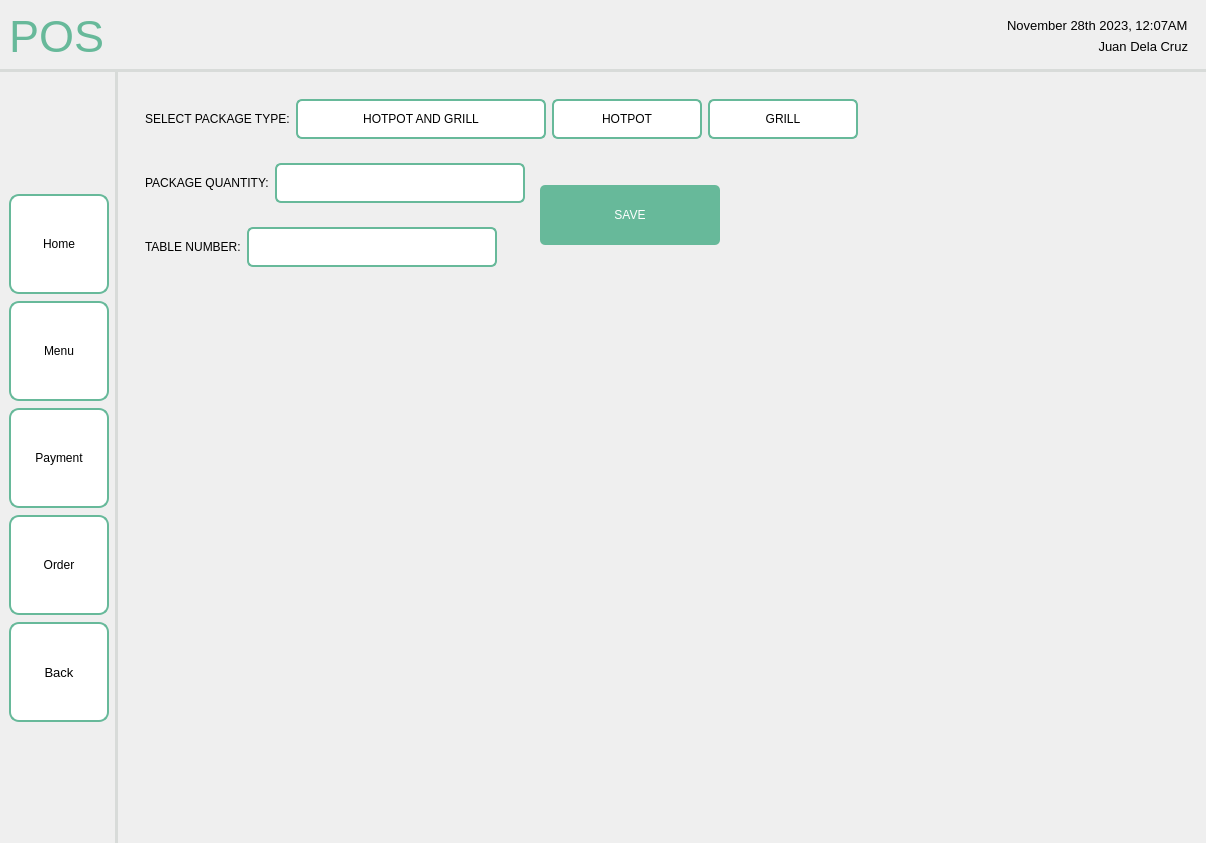
<?xml version="1.0" encoding="UTF-8"?>
<ui version="4.0">
 <class>Form</class>
 <widget class="QWidget" name="Form">
  <property name="geometry">
   <rect>
    <x>0</x>
    <y>0</y>
    <width>1206</width>
    <height>843</height>
   </rect>
  </property>
  <property name="windowTitle">
   <string>Form</string>
  </property>
  <layout class="QHBoxLayout" name="horizontalLayout">
   <property name="leftMargin">
    <number>0</number>
   </property>
   <property name="topMargin">
    <number>0</number>
   </property>
   <property name="rightMargin">
    <number>0</number>
   </property>
   <property name="bottomMargin">
    <number>0</number>
   </property>
   <item>
    <widget class="QFrame" name="frame">
     <property name="sizePolicy">
      <sizepolicy hsizetype="Preferred" vsizetype="Preferred">
       <horstretch>0</horstretch>
       <verstretch>0</verstretch>
      </sizepolicy>
     </property>
     <property name="frameShape">
      <enum>QFrame::NoFrame</enum>
     </property>
     <property name="frameShadow">
      <enum>QFrame::Plain</enum>
     </property>
     <layout class="QGridLayout" name="gridLayout">
      <property name="leftMargin">
       <number>0</number>
      </property>
      <property name="topMargin">
       <number>0</number>
      </property>
      <property name="rightMargin">
       <number>0</number>
      </property>
      <property name="bottomMargin">
       <number>0</number>
      </property>
      <property name="spacing">
       <number>0</number>
      </property>
      <item row="1" column="0">
       <widget class="QWidget" name="navbar" native="true">
        <property name="sizePolicy">
         <sizepolicy hsizetype="Fixed" vsizetype="Preferred">
          <horstretch>0</horstretch>
          <verstretch>0</verstretch>
         </sizepolicy>
        </property>
        <property name="styleSheet">
         <string notr="true">QWidget {
    border-right: 3px solid #D8DBD9;
}
</string>
        </property>
        <layout class="QVBoxLayout" name="verticalLayout_2">
         <property name="spacing">
          <number>7</number>
         </property>
         <item>
          <spacer name="verticalSpacer">
           <property name="orientation">
            <enum>Qt::Vertical</enum>
           </property>
           <property name="sizeHint" stdset="0">
            <size>
             <width>20</width>
             <height>40</height>
            </size>
           </property>
          </spacer>
         </item>
         <item>
          <widget class="QPushButton" name="homeBTN">
           <property name="minimumSize">
            <size>
             <width>100</width>
             <height>100</height>
            </size>
           </property>
           <property name="maximumSize">
            <size>
             <width>100</width>
             <height>100</height>
            </size>
           </property>
           <property name="styleSheet">
            <string notr="true">QPushButton {
    background-color: white;
    border: 2px solid #67B99A;
    color: black;
    padding: 8px 16px;
    border-radius: 10px;
}

QPushButton:hover {
    border: 2px solid #4D926D;
}

QPushButton:pressed {
	background-color: #F0F0F0;
	border: 2px solid #265C42;
}</string>
           </property>
           <property name="text">
            <string>Home</string>
           </property>
          </widget>
         </item>
         <item>
          <widget class="QPushButton" name="menuBTN">
           <property name="minimumSize">
            <size>
             <width>100</width>
             <height>100</height>
            </size>
           </property>
           <property name="maximumSize">
            <size>
             <width>100</width>
             <height>100</height>
            </size>
           </property>
           <property name="styleSheet">
            <string notr="true">QPushButton {
    background-color: white;
    border: 2px solid #67B99A;
    color: black;
    padding: 8px 16px;
    border-radius: 10px;
}

QPushButton:hover {
    border: 2px solid #4D926D;
}

QPushButton:pressed {
	background-color: #F0F0F0;
	border: 2px solid #265C42;
}</string>
           </property>
           <property name="text">
            <string>Menu</string>
           </property>
          </widget>
         </item>
         <item>
          <widget class="QPushButton" name="paymentBTN">
           <property name="minimumSize">
            <size>
             <width>100</width>
             <height>100</height>
            </size>
           </property>
           <property name="maximumSize">
            <size>
             <width>100</width>
             <height>100</height>
            </size>
           </property>
           <property name="styleSheet">
            <string notr="true">QPushButton {
    background-color: white;
    border: 2px solid #67B99A;
    color: black;
    padding: 8px 16px;
    border-radius: 10px;
}

QPushButton:hover {
    border: 2px solid #4D926D;
}

QPushButton:pressed {
	background-color: #F0F0F0;
	border: 2px solid #265C42;
}</string>
           </property>
           <property name="text">
            <string>Payment</string>
           </property>
          </widget>
         </item>
         <item>
          <widget class="QPushButton" name="orderBTN">
           <property name="minimumSize">
            <size>
             <width>100</width>
             <height>100</height>
            </size>
           </property>
           <property name="maximumSize">
            <size>
             <width>100</width>
             <height>100</height>
            </size>
           </property>
           <property name="styleSheet">
            <string notr="true">QPushButton {
    background-color: white;
    border: 2px solid #67B99A;
    color: black;
    padding: 8px 16px;
    border-radius: 10px;
}

QPushButton:hover {
    border: 2px solid #4D926D;
}

QPushButton:pressed {
	background-color: #F0F0F0;
	border: 2px solid #265C42;
}</string>
           </property>
           <property name="text">
            <string>Order</string>
           </property>
          </widget>
         </item>
         <item>
          <widget class="QPushButton" name="backBTN">
           <property name="sizePolicy">
            <sizepolicy hsizetype="Fixed" vsizetype="Fixed">
             <horstretch>0</horstretch>
             <verstretch>0</verstretch>
            </sizepolicy>
           </property>
           <property name="minimumSize">
            <size>
             <width>100</width>
             <height>100</height>
            </size>
           </property>
           <property name="maximumSize">
            <size>
             <width>100</width>
             <height>100</height>
            </size>
           </property>
           <property name="font">
            <font>
             <pointsize>10</pointsize>
            </font>
           </property>
           <property name="styleSheet">
            <string notr="true">QPushButton {
    background-color: white;
    border: 2px solid #67B99A;
    color: black;
    padding: 8px 16px;
    border-radius: 10px;
}

QPushButton:hover {
    border: 2px solid #4D926D;
}

QPushButton:pressed {
	background-color: #F0F0F0;
	border: 2px solid #265C42;
}</string>
           </property>
           <property name="text">
            <string>Back</string>
           </property>
           <property name="icon">
            <iconset resource="../../../../assets/resourceFile.qrc">
             <normaloff>:/logos/Icons/entypo_back.png</normaloff>:/logos/Icons/entypo_back.png</iconset>
           </property>
           <property name="autoRepeat">
            <bool>false</bool>
           </property>
          </widget>
         </item>
         <item>
          <spacer name="verticalSpacer_3">
           <property name="orientation">
            <enum>Qt::Vertical</enum>
           </property>
           <property name="sizeHint" stdset="0">
            <size>
             <width>20</width>
             <height>40</height>
            </size>
           </property>
          </spacer>
         </item>
        </layout>
       </widget>
      </item>
      <item row="0" column="0" colspan="2">
       <widget class="QWidget" name="header" native="true">
        <property name="styleSheet">
         <string notr="true">QWidget {
    border-bottom: 3px solid #D8DBD9; 
}
</string>
        </property>
        <layout class="QHBoxLayout" name="horizontalLayout_2">
         <item>
          <widget class="QLabel" name="label">
           <property name="font">
            <font>
             <pointsize>-1</pointsize>
            </font>
           </property>
           <property name="layoutDirection">
            <enum>Qt::LeftToRight</enum>
           </property>
           <property name="styleSheet">
            <string notr="true">QLabel {
    color: #67B99A;
    font-size: 45px;
}</string>
           </property>
           <property name="text">
            <string>POS</string>
           </property>
           <property name="scaledContents">
            <bool>false</bool>
           </property>
          </widget>
         </item>
         <item>
          <spacer name="horizontalSpacer">
           <property name="orientation">
            <enum>Qt::Horizontal</enum>
           </property>
           <property name="sizeHint" stdset="0">
            <size>
             <width>40</width>
             <height>20</height>
            </size>
           </property>
          </spacer>
         </item>
         <item>
          <widget class="QFrame" name="frame_2">
           <layout class="QVBoxLayout" name="verticalLayout">
            <item>
             <widget class="QLabel" name="date">
              <property name="font">
               <font>
                <pointsize>10</pointsize>
               </font>
              </property>
              <property name="styleSheet">
               <string notr="true">QLabel {
    color: black;
}</string>
              </property>
              <property name="text">
               <string>November 28th 2023, 12:07AM</string>
              </property>
             </widget>
            </item>
            <item>
             <widget class="QLabel" name="time">
              <property name="font">
               <font>
                <pointsize>10</pointsize>
               </font>
              </property>
              <property name="styleSheet">
               <string notr="true">QLabel {
    color: black;
}</string>
              </property>
              <property name="text">
               <string>Juan Dela Cruz</string>
              </property>
              <property name="alignment">
               <set>Qt::AlignRight|Qt::AlignTrailing|Qt::AlignVCenter</set>
              </property>
             </widget>
            </item>
           </layout>
          </widget>
         </item>
        </layout>
       </widget>
      </item>
      <item row="1" column="1">
       <widget class="QFrame" name="holder">
        <layout class="QHBoxLayout" name="horizontalLayout_3">
         <property name="rightMargin">
          <number>0</number>
         </property>
         <item>
          <widget class="QWidget" name="rightContent" native="true">
           <layout class="QVBoxLayout" name="verticalLayout_3">
            <item>
             <widget class="QWidget" name="packageType" native="true">
              <property name="sizePolicy">
               <sizepolicy hsizetype="Fixed" vsizetype="Fixed">
                <horstretch>0</horstretch>
                <verstretch>0</verstretch>
               </sizepolicy>
              </property>
              <layout class="QHBoxLayout" name="horizontalLayout_4">
               <item>
                <widget class="QLabel" name="selectLBL">
                 <property name="sizePolicy">
                  <sizepolicy hsizetype="Fixed" vsizetype="Fixed">
                   <horstretch>0</horstretch>
                   <verstretch>0</verstretch>
                  </sizepolicy>
                 </property>
                 <property name="text">
                  <string>SELECT PACKAGE TYPE:</string>
                 </property>
                </widget>
               </item>
               <item>
                <widget class="QPushButton" name="comboPackageBTN">
                 <property name="sizePolicy">
                  <sizepolicy hsizetype="Fixed" vsizetype="Fixed">
                   <horstretch>0</horstretch>
                   <verstretch>0</verstretch>
                  </sizepolicy>
                 </property>
                 <property name="minimumSize">
                  <size>
                   <width>250</width>
                   <height>40</height>
                  </size>
                 </property>
                 <property name="maximumSize">
                  <size>
                   <width>250</width>
                   <height>60</height>
                  </size>
                 </property>
                 <property name="styleSheet">
                  <string notr="true">QPushButton {
    padding: 5px;
    border: 2px solid #67B99A;
    border-radius: 6px;
    background-color: #FFFFFF;
    selection-background-color: darkgray;
}</string>
                 </property>
                 <property name="text">
                  <string>HOTPOT AND GRILL</string>
                 </property>
                </widget>
               </item>
               <item>
                <widget class="QPushButton" name="hotpotBTN">
                 <property name="minimumSize">
                  <size>
                   <width>150</width>
                   <height>40</height>
                  </size>
                 </property>
                 <property name="maximumSize">
                  <size>
                   <width>100</width>
                   <height>40</height>
                  </size>
                 </property>
                 <property name="styleSheet">
                  <string notr="true">QPushButton {
    padding: 5px;
    border: 2px solid #67B99A;
    border-radius: 6px;
    background-color: #FFFFFF;
    selection-background-color: darkgray;
}</string>
                 </property>
                 <property name="text">
                  <string>HOTPOT</string>
                 </property>
                </widget>
               </item>
               <item>
                <widget class="QPushButton" name="grillBTN">
                 <property name="sizePolicy">
                  <sizepolicy hsizetype="Minimum" vsizetype="Fixed">
                   <horstretch>100</horstretch>
                   <verstretch>40</verstretch>
                  </sizepolicy>
                 </property>
                 <property name="minimumSize">
                  <size>
                   <width>150</width>
                   <height>40</height>
                  </size>
                 </property>
                 <property name="styleSheet">
                  <string notr="true">QPushButton {
    padding: 5px;
    border: 2px solid #67B99A;
    border-radius: 6px;
    background-color: #FFFFFF;
    selection-background-color: darkgray;
}</string>
                 </property>
                 <property name="text">
                  <string>GRILL</string>
                 </property>
                </widget>
               </item>
              </layout>
             </widget>
            </item>
            <item>
             <widget class="QFrame" name="otherInfo">
              <property name="sizePolicy">
               <sizepolicy hsizetype="Fixed" vsizetype="Fixed">
                <horstretch>0</horstretch>
                <verstretch>0</verstretch>
               </sizepolicy>
              </property>
              <layout class="QHBoxLayout" name="horizontalLayout_13">
               <property name="leftMargin">
                <number>0</number>
               </property>
               <property name="topMargin">
                <number>0</number>
               </property>
               <property name="rightMargin">
                <number>0</number>
               </property>
               <property name="bottomMargin">
                <number>0</number>
               </property>
               <item>
                <widget class="QWidget" name="leftInfo" native="true">
                 <layout class="QVBoxLayout" name="verticalLayout_4">
                  <property name="leftMargin">
                   <number>0</number>
                  </property>
                  <property name="topMargin">
                   <number>0</number>
                  </property>
                  <property name="rightMargin">
                   <number>0</number>
                  </property>
                  <property name="bottomMargin">
                   <number>0</number>
                  </property>
                  <item>
                   <widget class="QWidget" name="packageWidget" native="true">
                    <property name="sizePolicy">
                     <sizepolicy hsizetype="Fixed" vsizetype="Fixed">
                      <horstretch>0</horstretch>
                      <verstretch>0</verstretch>
                     </sizepolicy>
                    </property>
                    <layout class="QHBoxLayout" name="horizontalLayout_11">
                     <item>
                      <widget class="QLabel" name="packageLBL">
                       <property name="text">
                        <string>PACKAGE QUANTITY:</string>
                       </property>
                      </widget>
                     </item>
                     <item>
                      <widget class="QLineEdit" name="packageFIELD">
                       <property name="minimumSize">
                        <size>
                         <width>250</width>
                         <height>40</height>
                        </size>
                       </property>
                       <property name="maximumSize">
                        <size>
                         <width>250</width>
                         <height>40</height>
                        </size>
                       </property>
                       <property name="styleSheet">
                        <string notr="true">QLineEdit {
    padding: 5px;
    border: 2px solid #67B99A;
    border-radius: 6px;
    background-color: #FFFFFF;
    selection-background-color: darkgray;
}</string>
                       </property>
                      </widget>
                     </item>
                    </layout>
                   </widget>
                  </item>
                  <item>
                   <widget class="QWidget" name="tableWidget" native="true">
                    <property name="sizePolicy">
                     <sizepolicy hsizetype="Fixed" vsizetype="Fixed">
                      <horstretch>0</horstretch>
                      <verstretch>0</verstretch>
                     </sizepolicy>
                    </property>
                    <layout class="QHBoxLayout" name="horizontalLayout_12">
                     <item>
                      <widget class="QLabel" name="tablenumLBL">
                       <property name="sizePolicy">
                        <sizepolicy hsizetype="Preferred" vsizetype="Preferred">
                         <horstretch>0</horstretch>
                         <verstretch>0</verstretch>
                        </sizepolicy>
                       </property>
                       <property name="text">
                        <string>TABLE NUMBER:</string>
                       </property>
                      </widget>
                     </item>
                     <item>
                      <widget class="QLineEdit" name="tablenumFIELD">
                       <property name="minimumSize">
                        <size>
                         <width>250</width>
                         <height>40</height>
                        </size>
                       </property>
                       <property name="maximumSize">
                        <size>
                         <width>250</width>
                         <height>40</height>
                        </size>
                       </property>
                       <property name="styleSheet">
                        <string notr="true">QLineEdit {
    padding: 5px;
    border: 2px solid #67B99A;
    border-radius: 6px;
    background-color: #FFFFFF;
    selection-background-color: darkgray;
}</string>
                       </property>
                      </widget>
                     </item>
                    </layout>
                   </widget>
                  </item>
                 </layout>
                </widget>
               </item>
               <item>
                <widget class="QWidget" name="saveWidget" native="true">
                 <property name="sizePolicy">
                  <sizepolicy hsizetype="Fixed" vsizetype="Fixed">
                   <horstretch>0</horstretch>
                   <verstretch>0</verstretch>
                  </sizepolicy>
                 </property>
                 <layout class="QHBoxLayout" name="horizontalLayout_14">
                  <property name="leftMargin">
                   <number>0</number>
                  </property>
                  <property name="topMargin">
                   <number>0</number>
                  </property>
                  <property name="rightMargin">
                   <number>0</number>
                  </property>
                  <property name="bottomMargin">
                   <number>0</number>
                  </property>
                  <item>
                   <widget class="QPushButton" name="saveBTN">
                    <property name="minimumSize">
                     <size>
                      <width>180</width>
                      <height>60</height>
                     </size>
                    </property>
                    <property name="styleSheet">
                     <string notr="true">QPushButton {
    background-color: #67B99A;
    color: white;
    padding: 8px 16px;
    border-radius: 5px;
}
QPushButton:hover {
    background-color: #5CAE8B;
}
QPushButton:pressed {
    background-color: #4D9C7F;
}</string>
                    </property>
                    <property name="text">
                     <string>SAVE</string>
                    </property>
                   </widget>
                  </item>
                 </layout>
                </widget>
               </item>
              </layout>
             </widget>
            </item>
            <item>
             <widget class="QWidget" name="foodContent" native="true"/>
            </item>
           </layout>
          </widget>
         </item>
         <item>
          <widget class="QWidget" name="leftContent" native="true"/>
         </item>
        </layout>
       </widget>
      </item>
     </layout>
    </widget>
   </item>
  </layout>
 </widget>
 <resources>
  <include location="../../../../assets/resourceFile.qrc"/>
 </resources>
 <connections/>
</ui>
